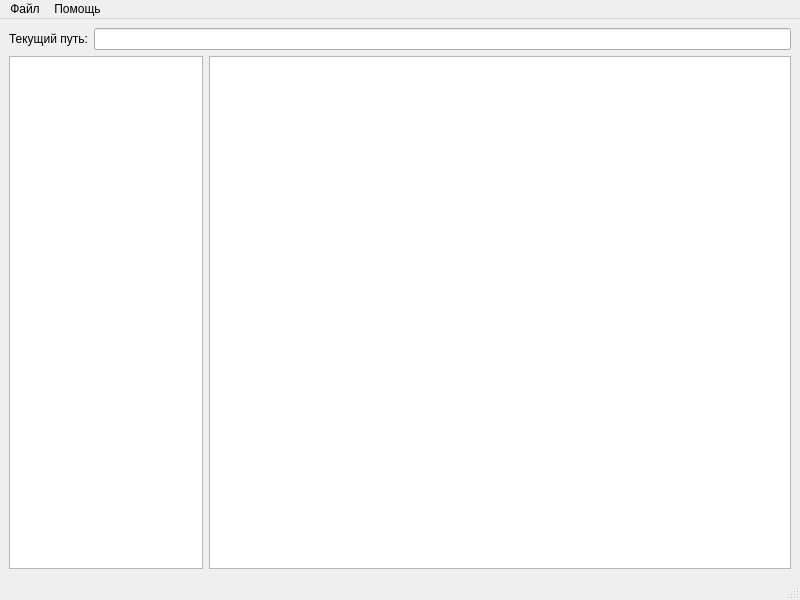
<?xml version="1.0" encoding="UTF-8"?>
<ui version="4.0">
 <class>MainWindow</class>
 <widget class="QMainWindow" name="MainWindow">
  <property name="geometry">
   <rect>
    <x>0</x>
    <y>0</y>
    <width>800</width>
    <height>600</height>
   </rect>
  </property>
  <property name="windowTitle">
   <string>Текстовый редактор</string>
  </property>
  <widget class="QWidget" name="centralwidget">
   <layout class="QHBoxLayout" name="horizontalLayout">
    <item>
     <layout class="QVBoxLayout" name="verticalLayout_3">
      <item>
       <layout class="QHBoxLayout" name="horizontalLayout_3">
        <item>
         <widget class="QLabel" name="labelCurPath">
          <property name="text">
           <string>Текущий путь:</string>
          </property>
         </widget>
        </item>
        <item>
         <widget class="QLineEdit" name="lineEditCurPath">
          <property name="enabled">
           <bool>true</bool>
          </property>
          <property name="mouseTracking">
           <bool>false</bool>
          </property>
          <property name="readOnly">
           <bool>true</bool>
          </property>
         </widget>
        </item>
       </layout>
      </item>
      <item>
       <layout class="QHBoxLayout" name="horizontalLayout_2" stretch="1,3">
        <item>
         <widget class="QTreeView" name="treeView">
          <property name="sizePolicy">
           <sizepolicy hsizetype="Expanding" vsizetype="Expanding">
            <horstretch>0</horstretch>
            <verstretch>0</verstretch>
           </sizepolicy>
          </property>
          <property name="font">
           <font>
            <pointsize>10</pointsize>
           </font>
          </property>
          <attribute name="headerVisible">
           <bool>true</bool>
          </attribute>
         </widget>
        </item>
        <item>
         <widget class="QTextEdit" name="textEdit">
          <property name="sizePolicy">
           <sizepolicy hsizetype="Expanding" vsizetype="Expanding">
            <horstretch>0</horstretch>
            <verstretch>0</verstretch>
           </sizepolicy>
          </property>
          <property name="font">
           <font>
            <pointsize>12</pointsize>
           </font>
          </property>
          <property name="mouseTracking">
           <bool>true</bool>
          </property>
          <property name="horizontalScrollBarPolicy">
           <enum>Qt::ScrollBarAsNeeded</enum>
          </property>
         </widget>
        </item>
       </layout>
      </item>
     </layout>
    </item>
   </layout>
  </widget>
  <widget class="QMenuBar" name="menubar">
   <property name="geometry">
    <rect>
     <x>0</x>
     <y>0</y>
     <width>800</width>
     <height>21</height>
    </rect>
   </property>
   <property name="mouseTracking">
    <bool>false</bool>
   </property>
   <widget class="QMenu" name="mFile">
    <property name="title">
     <string>Файл</string>
    </property>
    <addaction name="mOpen"/>
    <addaction name="mOpenReadOnly"/>
    <addaction name="mSave"/>
    <addaction name="mSaveAs"/>
    <addaction name="separator"/>
    <addaction name="mExit"/>
   </widget>
   <widget class="QMenu" name="mHelp">
    <property name="title">
     <string>Помощь</string>
    </property>
    <addaction name="mReference"/>
    <addaction name="mSettings"/>
   </widget>
   <addaction name="mFile"/>
   <addaction name="mHelp"/>
  </widget>
  <widget class="QStatusBar" name="statusbar"/>
  <action name="mSave">
   <property name="text">
    <string>Сохранить</string>
   </property>
   <property name="statusTip">
    <string>Сохранить файл</string>
   </property>
  </action>
  <action name="mOpen">
   <property name="text">
    <string>Открыть</string>
   </property>
   <property name="toolTip">
    <string>Открыть</string>
   </property>
   <property name="statusTip">
    <string>Открыть текстовый файл</string>
   </property>
  </action>
  <action name="mSaveAs">
   <property name="text">
    <string>Сохранить как...</string>
   </property>
   <property name="statusTip">
    <string>Сохранить файл под другим именем</string>
   </property>
  </action>
  <action name="mExit">
   <property name="text">
    <string>Выход</string>
   </property>
   <property name="statusTip">
    <string>Выход из приложения</string>
   </property>
  </action>
  <action name="mReference">
   <property name="text">
    <string>Справка</string>
   </property>
   <property name="statusTip">
    <string>Справка по программе</string>
   </property>
   <property name="shortcut">
    <string>Ctrl+C</string>
   </property>
  </action>
  <action name="mOpenReadOnly">
   <property name="text">
    <string>Открыть только для чтения</string>
   </property>
   <property name="statusTip">
    <string>Открыть файл только для чтения</string>
   </property>
  </action>
  <action name="mSettings">
   <property name="text">
    <string>Настройки</string>
   </property>
   <property name="statusTip">
    <string>Настройки программы</string>
   </property>
  </action>
 </widget>
 <resources/>
 <connections/>
</ui>
